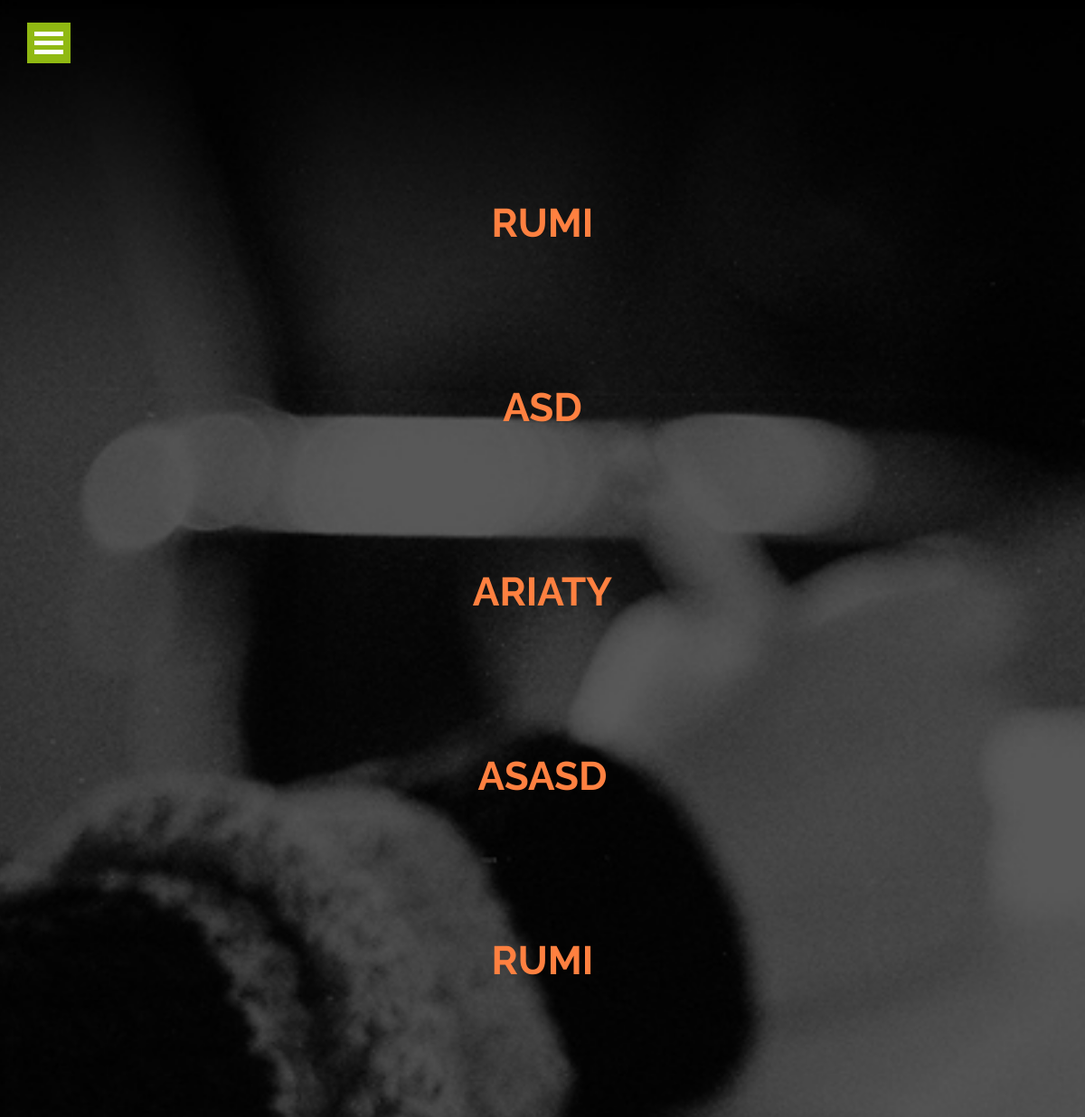
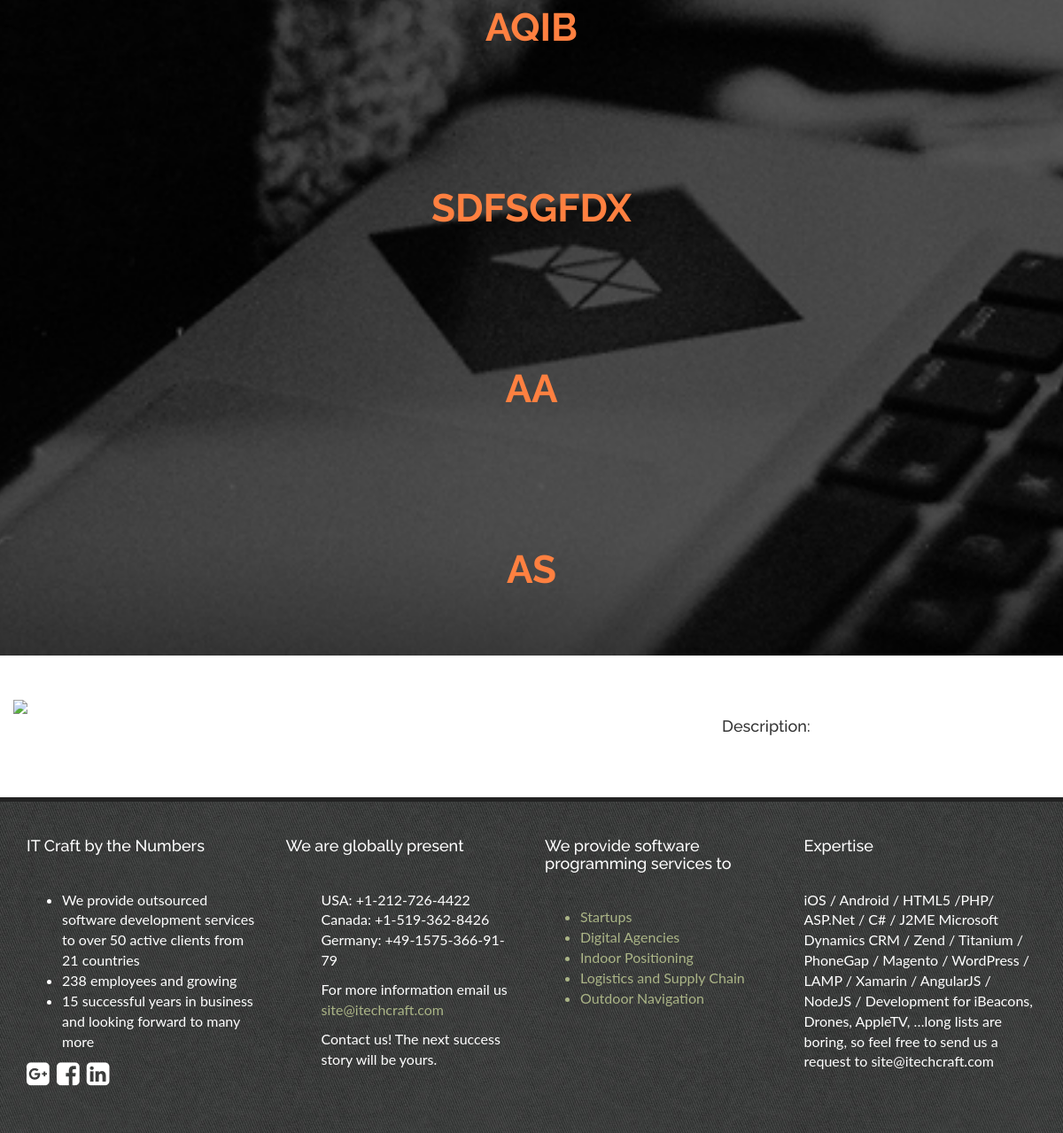
Screenshot of /index.php/project with the database file from the repository (2 pictures, top to bottom).
### tables this page shows
CREATE TABLE `project_admin` (
  `id` int(20) NOT NULL,
  `title` varchar(100) NOT NULL,
  `project_description` varchar(1000) NOT NULL,
  `project_image` varchar(100) NOT NULL,
  `design_class` varchar(100) NOT NULL,
  `design_image` varchar(100) NOT NULL,
  `insert_by` varchar(100) NOT NULL
);

### application/controllers/Project.php (called while the page is built, shortened)
<?php
class Project extends CI_Controller
{
    public function __construct()
    {
        $this->load->model('Loginm');
        $this->load->model('Projectm');
    }
    public function index()
    {
            $this->data['pro'] = $this->Projectm->get_all_projects();
        $this->load->view('projects', $this->data);
    }
}

### index.php (called while the page is built, shortened)
<?php
require_once BASEPATH.'core/CodeIgniter.php';

### application/models/Projectm.php (called while the page is built, shortened)
<?php if ( ! defined('BASEPATH')) exit('No direct script access allowed');
class Projectm extends CI_Model
{
    public function get_all_projects()
    {
        $query = $this->db->query("SELECT * FROM `project_admin`");
        return $query->result();
    }
}

### application/views/projects.php (the view, shortened to what this page needs)
<!DOCTYPE html>
<html lang="en" class="no-js">
<head>
    <link rel="stylesheet" href="https://maxcdn.bootstrapcdn.com/font-awesome/4.7.0/css/font-awesome.min.css">
    <link rel="stylesheet" href="https://maxcdn.bootstrapcdn.com/bootstrap/3.3.7/css/bootstrap.min.css">
    <link rel="stylesheet" href="https://maxcdn.bootstrapcdn.com/bootstrap/3.3.7/css/bootstrap-theme.min.css">
    <link rel="stylesheet" type="text/css" href="<?php echo base_url()?>css/style.css" />
    <link rel="stylesheet" type="text/css" href="<?php echo base_url()?>css/component.css" />
</head>
<body>
<div class="container-fluid demo-4" style="background:url(<?php echo base_url()?>images/about-us-bg.jpg) no-repeat center center; background-size:cover">
    <div class="container">
        <div class="row" >
            <div class="col-md-3">
                <div id="dl-menu" class="dl-menuwrapper">
                    <button class="dl-trigger">Open Menu</button>
                </div>
            </div>
        </div>
        <div class="row about_us_sections" style="margin-top:0px">
            <div class="col-md-12 about_us_header" >
                <?php foreach ($this->data['pro'] as $d){?>
                    <h1 style="text-align:center"><span><?php echo $d->title ?></span></h1>
    <?php }?>
            </div>
        </div>
    </div>
</div>
<div class="container-fluid ">
    <div class="container">
        <div class="row about_us_sections">
            <div class="row">
                <div class="col-md-8">
                    <img class="img-responsive" src="<?php echo base_url()?>/images/<?php echo $d->project_image;?>">
                </div>
                <div class="col-md-4">
                    <h2>Description:</h2>
                </div>
            </div>
        </div>
    </div>
</div>
<footer>
    <div class="container">
        <div class="row">
            <div class="col-md-3">
                <h2>IT Craft by the Numbers</h2>
                <ul>
                    <li>We provide outsourced software development services to over 50 active clients from 21 countries</li>
                    <li>238 employees and growing</li>
                    <li>15 successful years in business and looking forward to many more</li>
                </ul>
                <p>
                    <a href="#"><i class="fa fa-google-plus-square footer-social-icon" aria-hidden="true"></i></a>&nbsp;
                    <a href="#"><i class="fa fa-facebook-square footer-social-icon" aria-hidden="true"></i></a>&nbsp;
                    <a href="#"><i class="fa fa-linkedin-square footer-social-icon" aria-hidden="true"></i></a>&nbsp;
                </p>
            </div>
            <div class="col-md-3">
                <h2>We are globally present</h2>
                <ul>
                    <p>USA: +1-212-726-4422<br>
                        Canada: +1-519-362-8426<br>
                        Germany: +49-1575-366-91-79</p>
                    <p>For more information email us <a href="#">site@itechcraft.com</a></p>
                    <p>Contact us! The next success story will be yours.</p>
                </ul>
            </div>
            <div class="col-md-3">
                <h2>We provide software programming services to</h2>
                <ul>
                    <a href="#"><li>Startups</li></a>
                    <a href="#"><li>Digital Agencies</li></a>
                    <a href="#"><li>Indoor Positioning</li></a>
                    <a href="#"><li>Logistics and Supply Chain</li></a>
                    <a href="#"><li>Outdoor Navigation</li></a>
                </ul>
            </div>
            <div class="col-md-3">
                <h2>Expertise</h2>
                <p>iOS / Android / HTML5
                    /PHP/ ASP.Net / C# / J2ME
                    Microsoft Dynamics CRM / Zend / Titanium / PhoneGap /
                    Magento / WordPress / LAMP / Xamarin / AngularJS / NodeJS / Development for iBeacons, Drones, AppleTV,
                    …long lists are boring, so feel
                    free to send us a request to
                    site@itechcraft.com</p>
            </div>
        </div>
    </div>
</footer>
</body>
</html>

### css/style.css (style rules this page uses)
body, html { font-size: 100%; padding: 0; margin: 0; }
*, *:after, *:before { -webkit-box-sizing: border-box; -moz-box-sizing: border-box; box-sizing: border-box; }
body { font-family: 'Lato', Calibri, Arial, sans-serif; background: #ffffff; min-height: 800px; }
h1 { font-family: 'Raleway', sans-serif; color:#333333; font-size: 44px; font-style: normal; font-variant: normal ; font-weight: 200; line-height: 54px; }
h2 { font-family: 'Raleway', sans-serif; font-size: 18px; font-style: normal; font-variant: normal ; font-weight: 500; }
footer { background:url(../images/texture-dark.jpg) 0 0 repeat; color:#ffffff; padding:20px 0 40px 0; border-top: 5px solid #222; }
footer h2 { margin-bottom:40px; }
footer ul a { color:#abb587; }
.footer-social-icon { font-size:30px; }
.about_us_header h1 { text-align:left; color:#fff; text-transform:uppercase; margin-top:150px; }
.about_us_header h1 span { color:#FF8040; font-weight:bold; }
.about_us_sections { margin-top:50px; margin-bottom:60px; }
.about_us_sections h1 { color:#FF8040; }

### css/component.css (style rules this page uses)
.dl-menuwrapper { width: 100%; max-width: 300px; float: left; position: relative; -webkit-perspective: 1000px; perspective: 1000px; -webkit-perspective-origin: 50% 200%; perspective-origin: 50% 200%; margin-top: 25px; }
.dl-menuwrapper:first-child { float: left; }
.dl-menuwrapper button { background: #ccc; border: none; width: 48px; height: 45px; text-indent: -900em; overflow: hidden; position: relative; cursor: pointer; outline: none; }
.dl-menuwrapper button:after { content: ''; position: absolute; width: 68%; height: 5px; background: #fff; top: 10px; left: 16%; box-shadow: 0 10px 0 #fff, 0 20px 0 #fff; }
.demo-4 .dl-menuwrapper button { background: #90b912; }

### rows the page displays
project_admin: title "RUMI"
project_admin: title "ASD"
project_admin: title "ARIATY"
project_admin: title "ASASD"
project_admin: title "RUMI"
project_admin: title "AQIB"
project_admin: title "SDFSGFDX"
project_admin: title "AA"
project_admin: title "AS"
